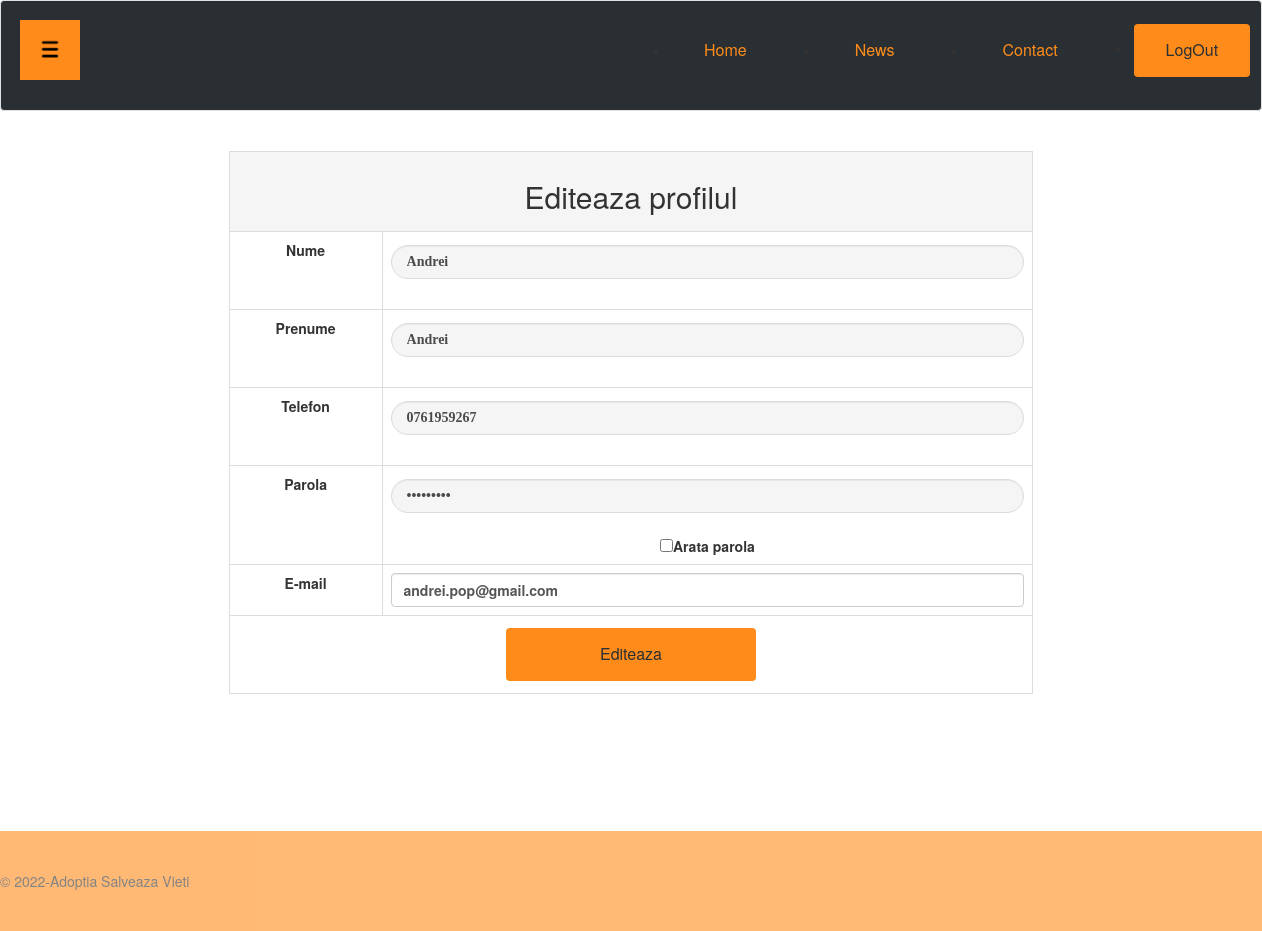
The page /php/editProfile.php (signed in) on the database its author committed.
### tables this page shows
CREATE TABLE `utilizatori` (
  `id_utilizator` varchar(255) NOT NULL,
  `nume` varchar(255) NOT NULL,
  `prenume` varchar(255) NOT NULL,
  `email` varchar(255) NOT NULL,
  `parola` varchar(255) NOT NULL,
  `telefon` varchar(255) NOT NULL
);

### php/editProfile.php (the view, shortened to what this page needs)
<?php
if(isset($_SESSION["id_administrator"])){
    include("../include/inHeaderAdmin.php");
    $session_id = $_SESSION['id_administrator'];
    $query = $conn->prepare("SELECT * FROM administratori WHERE id_administrator=?");
    $query->execute(array($session_id));
}else{
    if(isset($_SESSION["id_utilizator"])){
        include("../include/inHeaderUser.php");
        $session_id = $_SESSION['id_utilizator'];
        $query = $conn->prepare("SELECT * FROM utilizatori WHERE id_utilizator=?");
        $query->execute(array($session_id));
    }
    else{
        header("location: ../index.php");
    }
}
$res = $query->fetch();
$first_name = $res['nume'];
$last_name = $res['prenume'];
$email = $res['email'];
$pass = $res['parola'];
$telefon = $res['telefon'];
?>
    <link rel="stylesheet" type="text/css" href="../css/admin.css">
    <div class="row content">
        <div class="col-sm-2">
        </div>
        <div class="col-sm-8">
            <form action="" method="POST" enctype="multipart/form-data">
                <table class="table table-bordered table-hover">
                    <tr align="center">
                        <td colspan="6" class="active"><h2>Editeaza profilul</h2>
                    <tr>
                        <td>Nume
                        <td><input class="form-control" type="text" name="nume" required value="<?php echo $first_name; ?>">
                    <tr>
                        <td>Prenume
                        <td><input class="form-control" type="text" name="prenume" required value="<?php echo $last_name; ?>">
                    <tr>
                        <td>Telefon
                        <td><input class="form-control" type="text" name="telefon" required value="<?php echo $telefon; ?>">
                    <tr>
                        <td>Parola
                        <td><input class="form-control" type="password" name="pass" id="mypass" required value="<?php echo $pass; ?>">
                            <input type="checkbox" onclick="show_password()"><strong>Arata parola</strong>
                    <tr>
                        <td>E-mail
                        <td><input class="form-control" type="email" name="email" required value="<?php echo $email; ?>">
                    <tr align="center">
                        <td colspan="6">
                            <input type="submit" class="btn btn-info" name="update" style="width: 250px;" value="Editeaza">
                </table>
            </form>
        </div>
    </div>
<?php
include("../include/footer.php");

### css/admin.css (style rules this page uses)
* { box-sizing: border-box; }
html,body { height: 100%; margin: 0; }
body { background-color:white; }
body.logged { overflow-x: hidden; -webkit-background-size: cover; -moz-background-size: cover; -o-background-size: cover; background-size: cover; }
input[type=text], input[type=password] { color: black; width: 100%; padding: 15px; margin: 5px 0 22px 0; display: inline-block; border-radius: 34px; background: #f1f1f1; opacity: 70%; font-family: "Comic Sans MS"; }
table.table { background: white; border: none ; border-collapse: collapse; }
.content { min-height: 100%; margin-bottom: -100px; padding: 20px; }
.btn { background-color:#ff8c1a; border: none; color: #292F33; padding: 15px 32px; text-align: center; text-decoration: none; display: inline-block; margin: 4px 2px; cursor: pointer; font-size: 16px; }
td, th { text-align: center; padding: 8px; position: center; }

### php/editProfile.php (style rules this page uses)
td { font-weight: bold; }

### rows shown on the page
utilizatori: nume "Andrei", prenume "Andrei", telefon "0761959267", email "andrei.pop@gmail.com"
